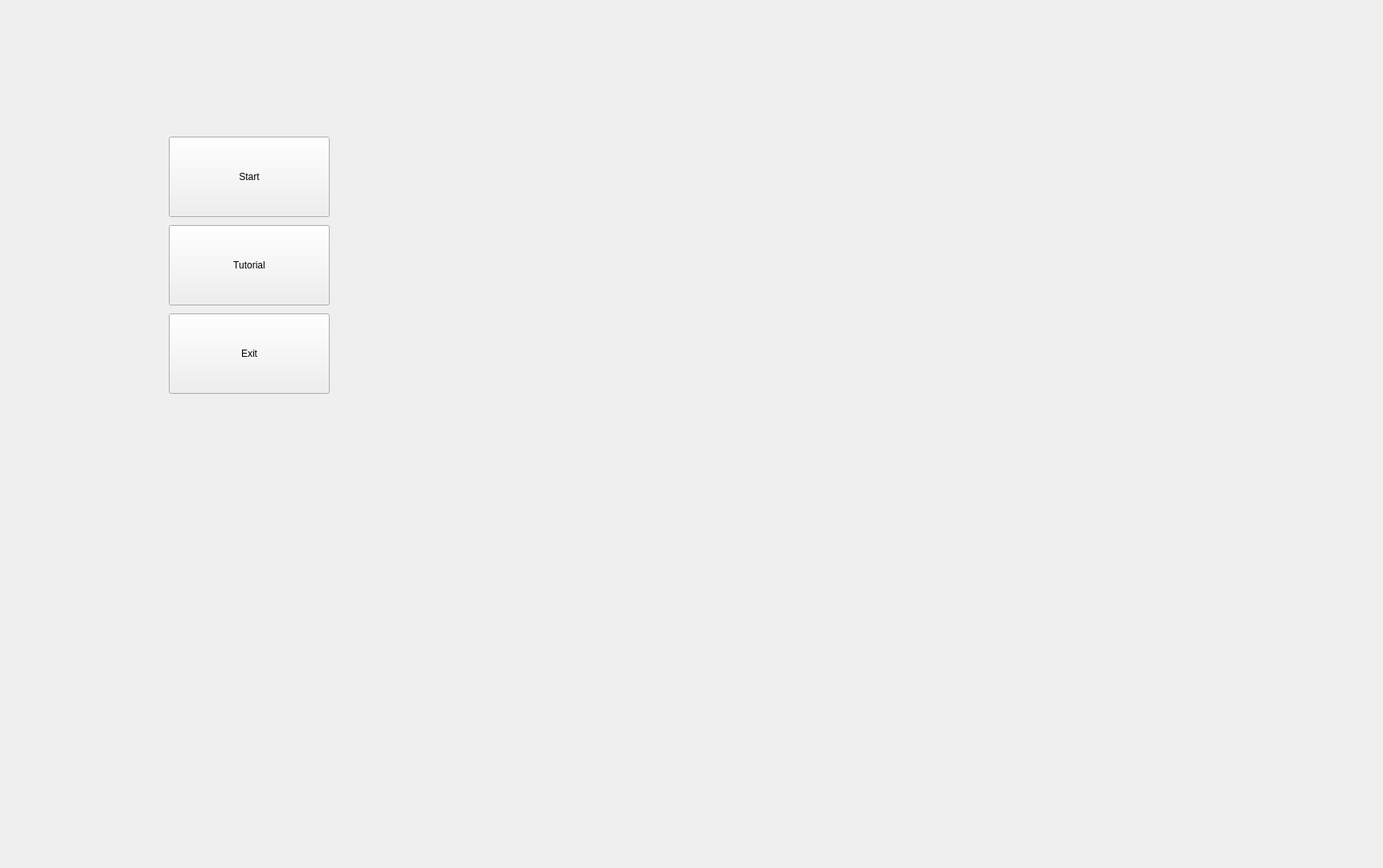
<?xml version="1.0" encoding="UTF-8"?>
<ui version="4.0">
 <class>mainMenu</class>
 <widget class="QWidget" name="mainMenu">
  <property name="geometry">
   <rect>
    <x>0</x>
    <y>0</y>
    <width>1720</width>
    <height>1080</height>
   </rect>
  </property>
  <property name="windowTitle">
   <string>Form</string>
  </property>
  <widget class="button" name="start">
   <property name="geometry">
    <rect>
     <x>210</x>
     <y>170</y>
     <width>200</width>
     <height>100</height>
    </rect>
   </property>
   <property name="text">
    <string>Start</string>
   </property>
  </widget>
  <widget class="button" name="tutorial">
   <property name="geometry">
    <rect>
     <x>210</x>
     <y>280</y>
     <width>200</width>
     <height>100</height>
    </rect>
   </property>
   <property name="text">
    <string>Tutorial</string>
   </property>
  </widget>
  <widget class="button" name="exit">
   <property name="geometry">
    <rect>
     <x>210</x>
     <y>390</y>
     <width>200</width>
     <height>100</height>
    </rect>
   </property>
   <property name="text">
    <string>Exit</string>
   </property>
  </widget>
  <widget class="QLabel" name="label">
   <property name="geometry">
    <rect>
     <x>0</x>
     <y>0</y>
     <width>1820</width>
     <height>780</height>
    </rect>
   </property>
   <property name="text">
    <string/>
   </property>
   <property name="pixmap">
    <pixmap resource="data/assets.qrc">:/assets/images/snake_menu.png</pixmap>
   </property>
   <property name="scaledContents">
    <bool>true</bool>
   </property>
  </widget>
  <zorder>label</zorder>
  <zorder>start</zorder>
  <zorder>tutorial</zorder>
  <zorder>exit</zorder>
 </widget>
 <customwidgets>
  <customwidget>
   <class>button</class>
   <extends>QPushButton</extends>
   <header>data/scripts/widgets/button.h</header>
  </customwidget>
 </customwidgets>
 <resources>
  <include location="data/assets.qrc"/>
 </resources>
 <connections/>
</ui>
